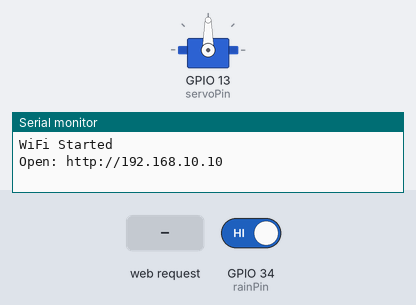
This sketch was run on a simulated ESP32. Parts: servo, the last lines printed to the serial monitor. Inputs (shaded band) come from the test bench; at power-on: GPIO 34 (rainPin) HIGH. Random numbers use the default seed unless the sketch sets one.

Above: at 1.2 s.
1.3 s: GPIO 34 (rainPin) driven LOW
At 2.4 s:
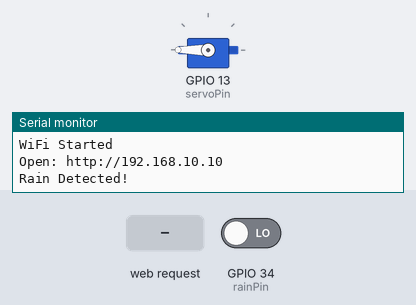
2.9 s: HTTP request GET /set?angle=1 received
At 3.6 s:
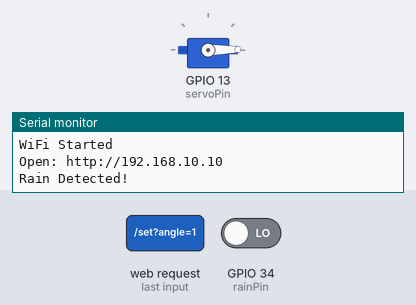
4.5 s: HTTP request GET /set?angle=120 received
At 4.9 s:
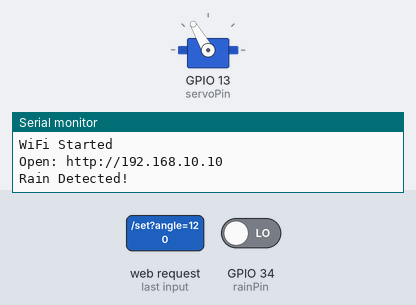
6.1 s: GPIO 34 (rainPin) driven HIGH
At 7.3 s:
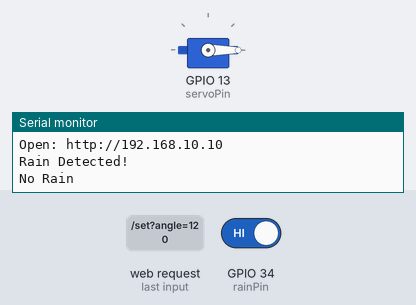
Timing chart, 0 to 8.7 s (numbered marks = the images above; inputs shaded):
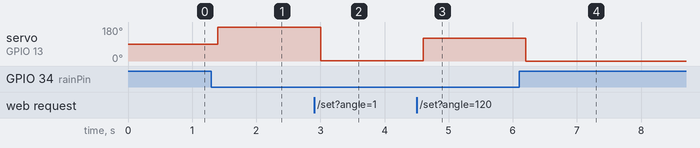

The sketch:

ESP32_Rain_Control_Servo.ino
```cpp
#include <WiFi.h>
#include <WebServer.h>
#include <ESP32Servo.h>

const char* ssid = "ESP32_Rain_Control";
const char* password = "12345678";

WebServer server(80);
Servo myServo;

int servoPin = 13;
int rainPin = 34;

int servoAngle = 0;
bool isRaining = false;

// Custom IP Configuration
IPAddress local_ip(192,168,10,10);
IPAddress gateway(192,168,10,10);
IPAddress subnet(255,255,255,0);

// HTML Page
String webpage = R"rawliteral(
<!DOCTYPE html>
<html>
<head>
<title>ESP32 Smart Dashboard</title>
<meta name="viewport" content="width=device-width, initial-scale=1">

<style>
body {
  margin: 0;
  font-family: 'Segoe UI', sans-serif;
  background: linear-gradient(135deg, #667eea, #764ba2);
  color: white;
  text-align: center;
}

.card {
  background: rgba(255,255,255,0.1);
  backdrop-filter: blur(10px);
  margin: 40px auto;
  padding: 25px;
  border-radius: 20px;
  width: 90%;
  max-width: 350px;
  box-shadow: 0 8px 32px rgba(0,0,0,0.3);
}

h2 {
  margin-bottom: 10px;
}

.angle-box {
  font-size: 28px;
  font-weight: bold;
  background: rgba(255,255,255,0.2);
  padding: 10px;
  border-radius: 10px;
  margin: 15px 0;
}

input[type=range] {
  -webkit-appearance: none;
  width: 100%;
  height: 8px;
  border-radius: 5px;
  background: #ddd;
  outline: none;
}

input[type=range]::-webkit-slider-thumb {
  -webkit-appearance: none;
  width: 22px;
  height: 22px;
  background: #00ffcc;
  border-radius: 50%;
  cursor: pointer;
  box-shadow: 0 0 10px #00ffcc;
}

.btn {
  padding: 12px;
  margin: 10px 5px;
  border: none;
  border-radius: 12px;
  width: 45%;
  font-size: 16px;
  cursor: pointer;
  transition: 0.3s;
}

.random {
  background: #00c6ff;
  color: white;
}

.reset {
  background: #ff4b5c;
  color: white;
}

.btn:hover {
  transform: scale(1.05);
}

.footer {
  margin-top: 15px;
  font-size: 12px;
  opacity: 0.7;
}
</style>
</head>

<body>

<div class="card">
  <h2>Servo Dashboard</h2>

  <div class="angle-box">
    <span id="angleValue">0</span>°
  </div>

  <input type="range" min="0" max="180" value="0" id="slider"
  oninput="updateAngle(this.value)">

  <div>
    <button class="btn random" onclick="randomAngle()">Random</button>
    <button class="btn reset" onclick="resetAngle()"> Reset</button>
  </div>

  <div class="footer">
    ESP32 Smart Control
  </div>
</div>

<script>
function updateAngle(val) {
  document.getElementById("angleValue").innerHTML = val;
  fetch("/set?angle=" + val);
}

function randomAngle() {
  let rand = Math.floor(Math.random() * 181);
  document.getElementById("slider").value = rand;
  updateAngle(rand);
}

function resetAngle() {
  document.getElementById("slider").value = 0;
  updateAngle(0);
}
</script>

</body>
</html>
)rawliteral";

// Root Page
void handleRoot() {
  server.send(200, "text/html", webpage);
}

// Servo Control Route
void handleServo() {
  if (server.hasArg("angle")) {
    servoAngle = server.arg("angle").toInt();
    myServo.write(servoAngle);
  }
  server.send(200, "text/plain", "OK");
}

void setup() {
  Serial.begin(115200);

  pinMode(rainPin, INPUT);
  myServo.attach(servoPin);

  // Set Custom IP
  WiFi.softAPConfig(local_ip, gateway, subnet);
  WiFi.softAP(ssid, password);

  Serial.println("WiFi Started");
  Serial.print("Open: http://");
  Serial.println(WiFi.softAPIP());

  server.on("/", handleRoot);
  server.on("/set", handleServo);

  server.begin();
}

void loop() {
  server.handleClient();

  int rainValue = digitalRead(rainPin);

  // Rain Logic
  if (rainValue == LOW) {
    if (!isRaining) {
      Serial.println("Rain Detected!");
      myServo.write(180);
      isRaining = true;
    }
  } else {
    if (isRaining) {
      Serial.println("No Rain");
      myServo.write(0);
      isRaining = false;
    }
  }

  delay(200);
}
```

Measured:
- after the input at 1.3 s, servo on GPIO 13 (servoPin): 90° → 180° after 0.10 s
- after the input at 2.9 s, servo on GPIO 13 (servoPin): 180° → 1° after 0.10 s
- after the input at 4.5 s, servo on GPIO 13 (servoPin): 1° → 120° after 0.10 s
- after the input at 6.1 s, servo on GPIO 13 (servoPin): 120° → 0° after 0.10 s
